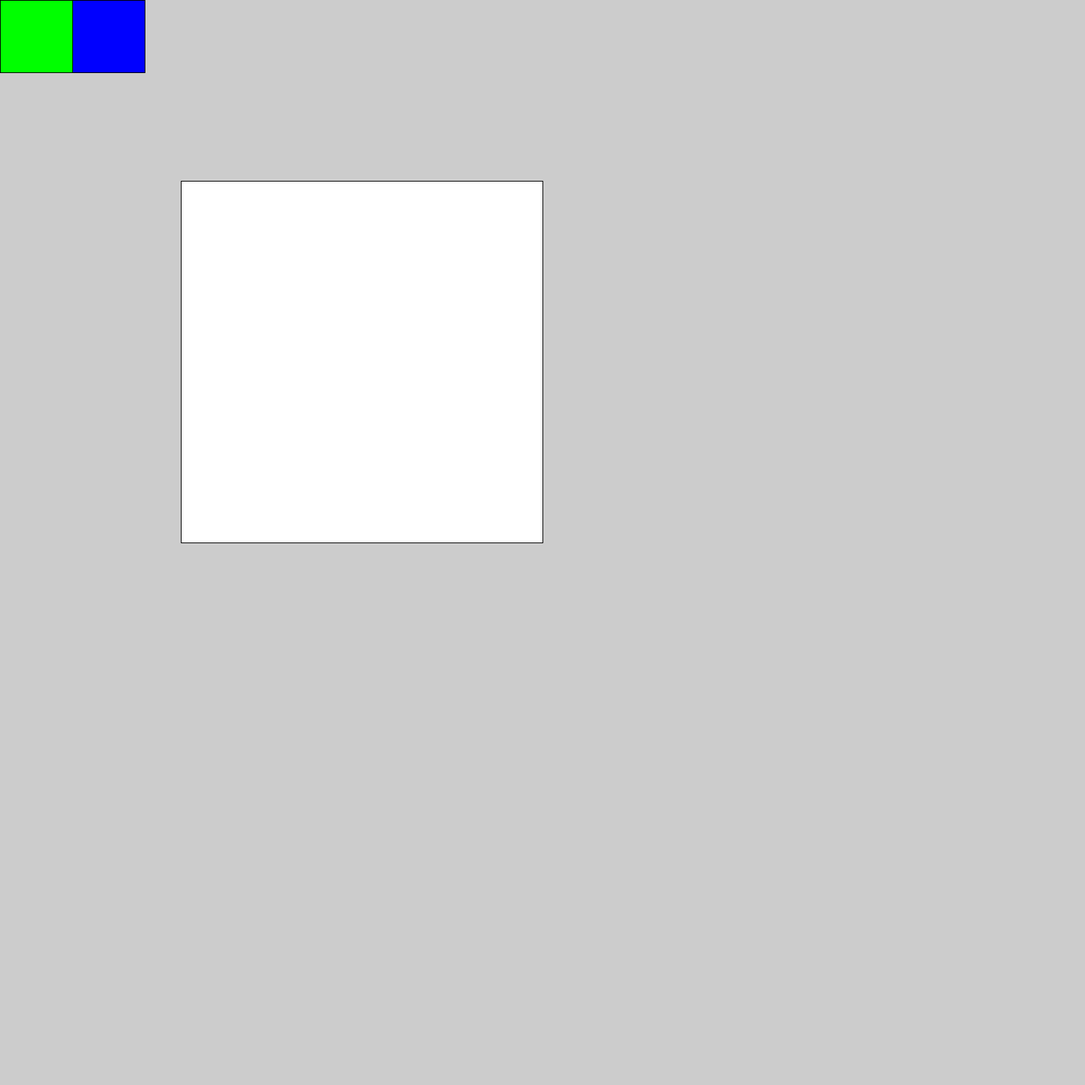
Frame 1 (no input)
Frame 60 (the mouse pressed at the canvas centre just before this capture): identical to frame 1, image omitted
Frame 120 (the mouse held since frame 60 and released just before this capture): identical to frame 1, image omitted

The Processing sketch that drew this single still picture (run headless with seeded random() and noise(); from frame 60 on, the mouse is pressed at the canvas centre):

// Processing sketch: test_08_undo_redo_ver04_noCanvas
// ── test_08_undo_redo_ver04_noCanvas.pde
PImage[] step_img;
int step_img_number = 15; //保存する画像数
int back_count = 0, forward_count = 0; // 戻った回数進んだ回数
int step_img_count; // 取り出す画像の指定
boolean changeCanvas = false, clickUndoRedo = false;
boolean makeBranch;

void setup(){
  size(1500, 1500);

  fill(color(255, 255, 255));
  rect(250, 250, 500, 500);

  fill(color(0, 255, 0));
  rect(0, 0, 100, 100);
  fill(color(0, 0, 255));
  rect(100, 0, 100, 100);

  step_img = new PImage[step_img_number];
  for (int i=0; i<step_img_number; i++){
    step_img[i] = get(250, 250, 500, 500);
  }
}

void undo(){
  if (0 < back_count){
    back_count--;
    forward_count++;
    println("back_count戻れる回数", back_count, "forward_count進める回数", forward_count);
    step_img_count_sub();
    show_step_img();
  }
}

void redo(){
  if (0 < forward_count){
    back_count++;
    forward_count--;
    println("back_count戻れる回数", back_count, "forward_count進める回数", forward_count);
    step_img_count_add();
    show_step_img();
  }
}

void save_step_img(){
  back_count = min(back_count+1, round(step_img_number/2));
  println("back_count一時保存するときに戻れる回数を増やす", back_count);
  forward_count = 0;
  println("back_count戻れる回数", back_count, "forward_count進める回数", forward_count);
  step_img_count_add();
  println("step_img_count保存する配列番号", step_img_count);
  step_img[step_img_count] = get(250, 250, 500, 500);
}

void step_img_count_add(){
  step_img_count = (step_img_count + 1) % step_img_number;
}
void step_img_count_sub(){
  step_img_count = (step_img_count - 1 + step_img_number) % step_img_number;
}

void show_step_img(){
  println("step_img_count一時保存から取り出した配列番号", step_img_count);
  println("[1]",step_img[1].pixels);
  println("[2]",step_img[2].pixels);
  println("[step_img_count]",step_img[step_img_count].pixels);
  image(step_img[step_img_count], 250, 250);
  println("---");
}

void mouseClicked(){
  float x = mouseX, y = mouseY;
  if (0 < x && x < 100 && 0 < y && y < 100){
    clickUndoRedo = true;
    undo();
  }else if (100 < x && x < 200 && 0 < y && y < 100){
    clickUndoRedo = true;
    redo();
  }
}

void mousePressed(){
  if (250 < mouseX && mouseX < 750 && 250 < mouseY && mouseY < 750){
    changeCanvas = true;
    clickUndoRedo = false;
  }
}
void mouseDragged(){
  if (250 < mouseX && mouseX < 750 && 250 < mouseY && mouseY < 750){
    changeCanvas = true;
    clickUndoRedo = false;
  }
}

void mouseReleased(){
  if (changeCanvas){
    changeCanvas = false;
    save_step_img();
  }
}

void draw(){
  if (mousePressed){
    if (250 < mouseX && mouseX < 750 && 250 < mouseY && mouseY < 750
    && 250 < pmouseX && pmouseX < 750 && 250 < pmouseY && pmouseY < 750){
      strokeWeight(10);
      line(mouseX, mouseY, pmouseX, pmouseY);
    }
  }
}

/*
画像の保存はcanvasに変更があったときってしたい
でも外で押してcanvasを書いて中に外にいくやつをどう対応するか
もしストロークしている途中の線がエリアの中に入ったら保存する機能を発動させればいい
でも保存するのは一筆で1回にしたい
入ったからtrueにして離れたときにifで保存させればいいのでは?
クリックでも描画されるからクリックした点が範囲内ならtrueにすればいい

一瞬残るのは、tabでクリックしているから
一時保存しているのと表示しているのが違うから
PImageとPGraphicsの違い
ウィンドウには書かれているのに一番上がPImageだから
配列をウィンドウにすればいい?

boolean controlDown = false, shiftDown = false;
void keyPressed() {
  if (key == CODED) {
    if (keyCode == CONTROL)
      controlDown = true;
    if (keyCode == SHIFT)
      shiftDown = true;
    return;
  }

  if (controlDown) {
    if (keyCode == 'Z') {
      if (shiftDown)
        redo();
      else
        undo();
    }
    return;
  }
}
void keyReleased() {
  if (key == CODED) {
    if (keyCode == CONTROL)
      controlDown = false;
    if (keyCode == SHIFT)
      shiftDown = false;
  }
}
*/
/*
なぜか分からないが、書いて戻って書いて戻ろうとすると2回目で戻ろうとした画像が
img[1]に格納されていないのに代入される
格納が引き出せていない?
ggを上書きしているように見せてできていない?
*/
